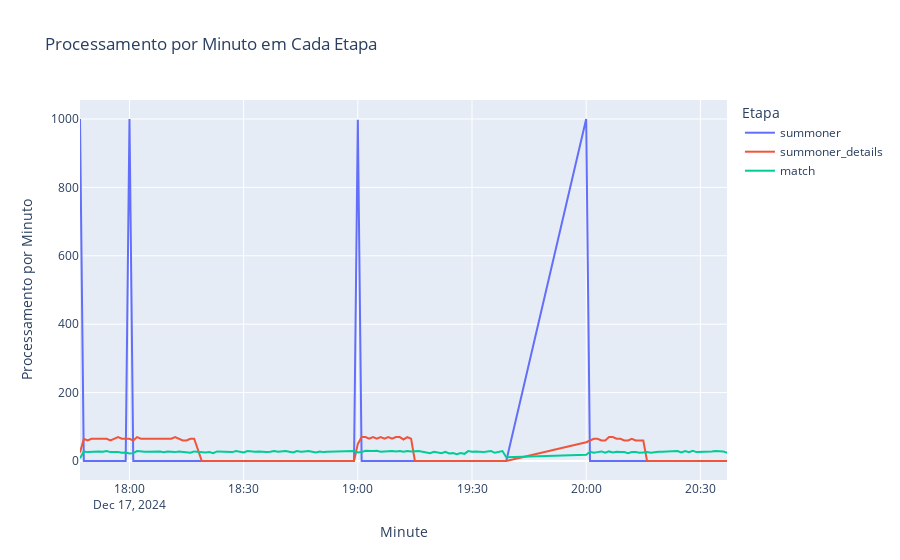

This figure's notebook cell:
### Code cell
from pyspark.sql import SparkSession
from pyspark.sql.functions import col, date_format, count
import pandas as pd
import plotly.express as px

# Inicia uma sessão Spark
spark = SparkSession.builder \
    .appName("Parquet Processing") \
    .getOrCreate()

# Substitua pelo caminho do seu arquivo Parquet
file_path = "hdfs://hadoop-namenode:8020/datalake/bronze/matchs/*/*.parquet"

# Lê o arquivo Parquet em um DataFrame
spark_df = spark.read.parquet(file_path)

# Seleciona e converte as colunas de timestamp para string formatada por minuto
# Isso permite calcular o processamento por minuto
summoner_df = spark_df.select(date_format(col("timestamp_summoner"), "yyyy-MM-dd HH:mm").alias("minute_summoner"))
details_df = spark_df.select(date_format(col("timestamp_summoner_details"), "yyyy-MM-dd HH:mm").alias("minute_details"))
match_df = spark_df.select(date_format(col("timestamp_match"), "yyyy-MM-dd HH:mm").alias("minute_match"))

# Conta o número de registros por minuto para cada etapa
summoner_counts = summoner_df.groupBy("minute_summoner").agg(count("*").alias("summoner")).toPandas()
details_counts = details_df.groupBy("minute_details").agg(count("*").alias("summoner_details")).toPandas()
match_counts = match_df.groupBy("minute_match").agg(count("*").alias("match")).toPandas()

# Renomeia as colunas para facilitar a mesclagem
summoner_counts.rename(columns={"minute_summoner": "minute"}, inplace=True)
details_counts.rename(columns={"minute_details": "minute"}, inplace=True)
match_counts.rename(columns={"minute_match": "minute"}, inplace=True)

# Mescla os resultados em um único DataFrame Pandas
combined_counts = pd.merge(summoner_counts, details_counts, on="minute", how="outer")
combined_counts = pd.merge(combined_counts, match_counts, on="minute", how="outer")

# Preenche valores nulos com zero
combined_counts.fillna(0, inplace=True)

# Converte a coluna "minute" para datetime para ordenação correta no gráfico
combined_counts["minute"] = pd.to_datetime(combined_counts["minute"])

# Ordena os dados por tempo
combined_counts.sort_values(by="minute", inplace=True)

# Gera o gráfico interativo
fig = px.line(
    combined_counts,
    x="minute",
    y=["summoner", "summoner_details", "match"],
    labels={"minute": "Minute", "value": "Processamento por Minuto", "variable": "Etapa"},
    title="Processamento por Minuto em Cada Etapa"
)

# Exibe o gráfico
fig.show()

### Figure 1 — Plotly figure (JSON) as saved in the notebook; plotly's stock layout.template omitted (floating-point values rounded to 4 significant figures; data arrays with more than 128 entries replaced by an {"elided": "..."} marker saying what was removed)
{"data": [{"hovertemplate": "Etapa=summoner<br>Minute=%{x}<br>Processamento por Minuto=%{y}<extra></extra>", "legendgroup": "summoner", "line": {"color": "#636efa", "dash": "solid"}, "marker": {"symbol": "circle"}, "mode": "lines", "name": "summoner", "orientation": "v", "showlegend": true, "type": "scatter", "x": {"elided": "151 str values"}, "xaxis": "x", "y": {"elided": "151 int values"}, "yaxis": "y"}, {"hovertemplate": "Etapa=summoner_details<br>Minute=%{x}<br>Processamento por Minuto=%{y}<extra></extra>", "legendgroup": "summoner_details", "line": {"color": "#EF553B", "dash": "solid"}, "marker": {"symbol": "circle"}, "mode": "lines", "name": "summoner_details", "orientation": "v", "showlegend": true, "type": "scatter", "x": {"elided": "151 str values"}, "xaxis": "x", "y": {"elided": "151 int values"}, "yaxis": "y"}, {"hovertemplate": "Etapa=match<br>Minute=%{x}<br>Processamento por Minuto=%{y}<extra></extra>", "legendgroup": "match", "line": {"color": "#00cc96", "dash": "solid"}, "marker": {"symbol": "circle"}, "mode": "lines", "name": "match", "orientation": "v", "showlegend": true, "type": "scatter", "x": {"elided": "151 str values"}, "xaxis": "x", "y": {"elided": "151 int values"}, "yaxis": "y"}], "layout": {"autosize": true, "legend": {"title": {"text": "Etapa"}, "tracegroupgap": 0}, "title": {"text": "Processamento por Minuto em Cada Etapa"}, "xaxis": {"anchor": "y", "autorange": true, "domain": [0, 1], "range": ["2024-12-17 17:47", "2024-12-17 20:37"], "title": {"text": "Minute"}, "type": "date"}, "yaxis": {"anchor": "x", "autorange": true, "domain": [0, 1], "range": [-55.56, 1056.0], "title": {"text": "Processamento por Minuto"}, "type": "linear"}}}
